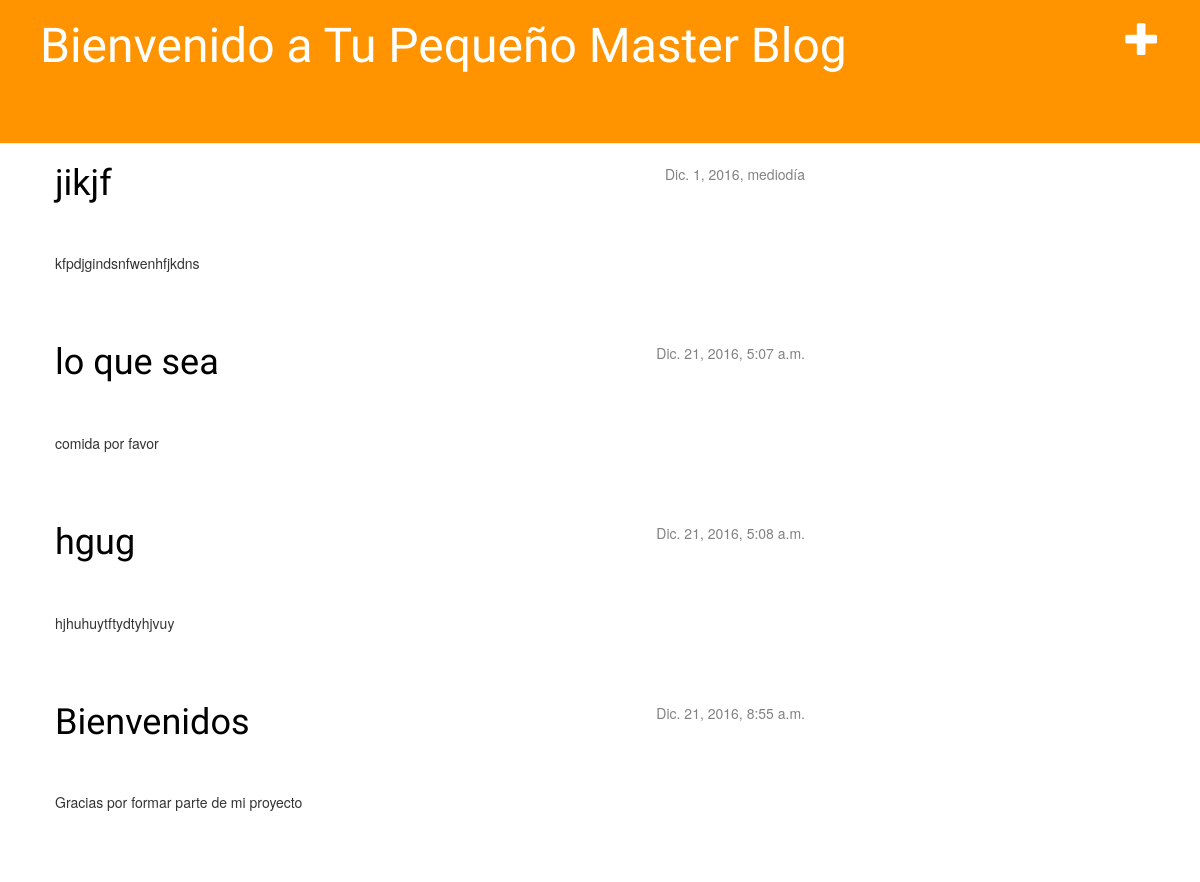
Before: / with the older database file.
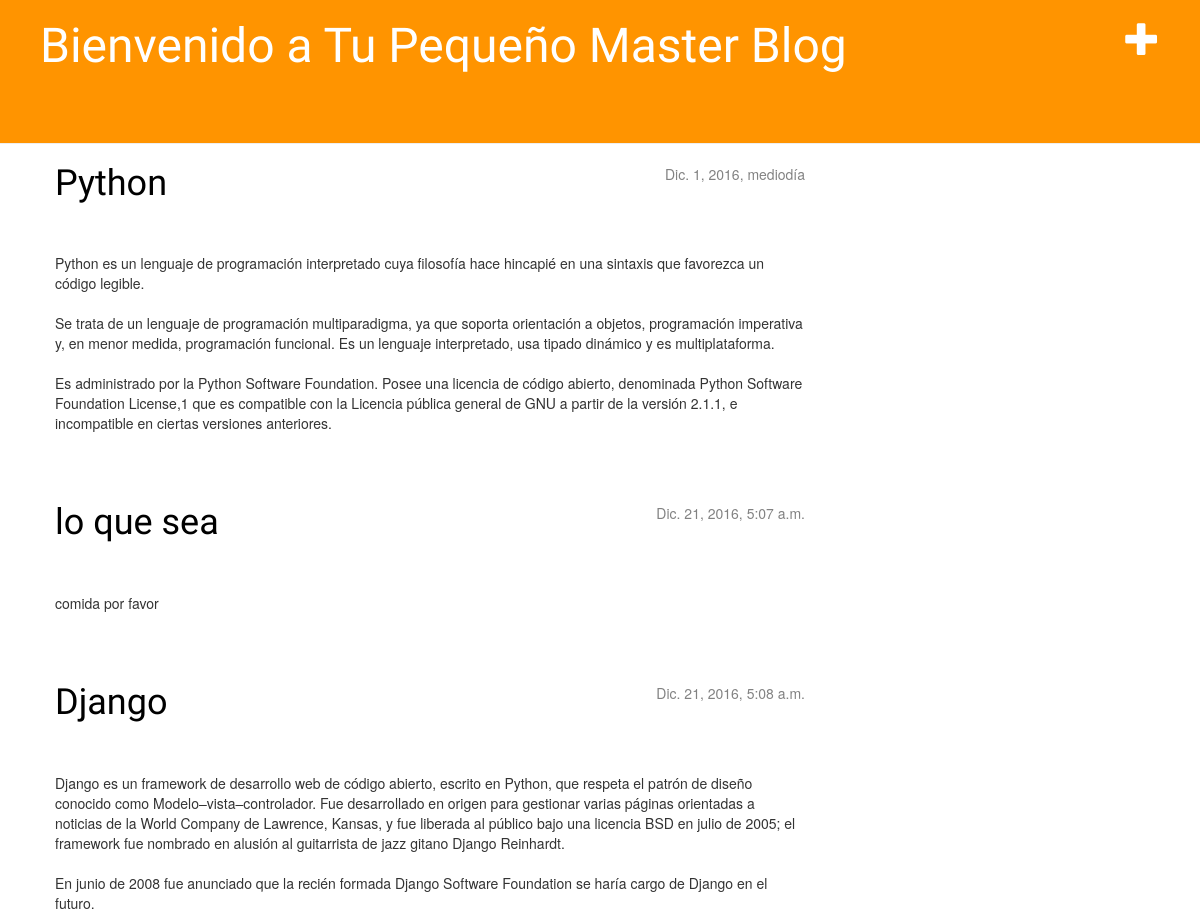
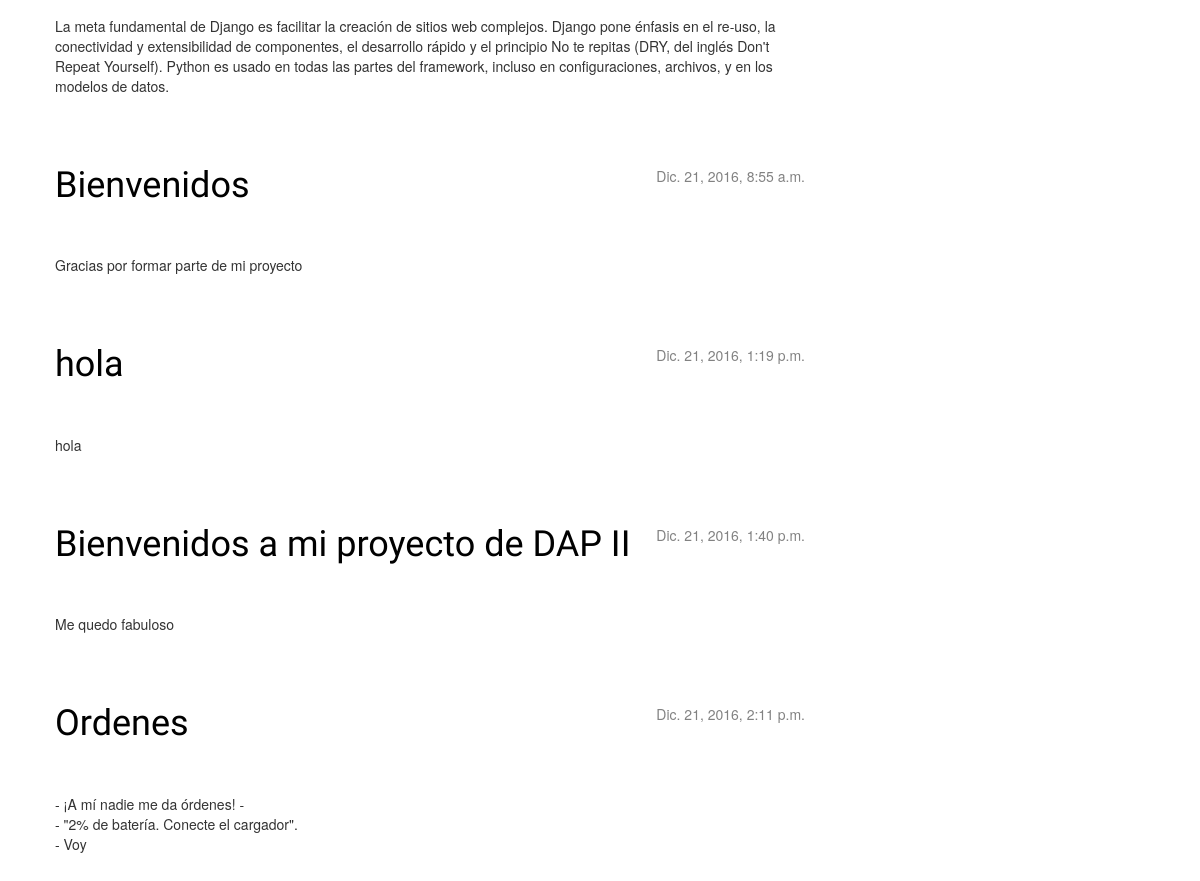
After: the same page with the newer database file (2 pictures, top to bottom).
### blog/models.py (models this page shows, shortened)
class Post(models.Model):
        author = models.ForeignKey('auth.User')
        title = models.CharField(max_length=200)
        text = models.TextField()
        created_date = models.DateTimeField(
                default=timezone.now)
        published_date = models.DateTimeField(
                blank=True, null=True)

### blog/views.py (the view)
# urls.py: url(r'^$', views.post_list),
def post_list(request):
    posts = Post.objects.filter(published_date__lte=timezone.now()).order_by('published_date')
    return render(request, 'blog/post_list.html', {'posts': posts})

### blog/templates/blog/post_list.html
{% extends 'blog/base.html' %}
{% block content %}
    {% for post in posts %}
        <div class="post">
            <div class="date">
                {{ post.published_date }}
            </div>
            <h1><a href="{% url 'blog.views.post_detail' pk=post.pk %}">{{ post.title }}</a></h1>
            <p>{{ post.text|linebreaksbr }}</p>
        </div>
    {% endfor %}
{% endblock content %}

### blog/templates/blog/base.html (shortened to what this page needs)
{% load staticfiles %}
<html>
    <head>
        <link rel="stylesheet" href="//maxcdn.bootstrapcdn.com/bootstrap/3.2.0/css/bootstrap.min.css">
        <link rel="stylesheet" href="//maxcdn.bootstrapcdn.com/bootstrap/3.2.0/css/bootstrap-theme.min.css">
        <link rel="stylesheet" href="{% static 'css/blog.css' %}">
    </head>
    <body>
        <div class="page-header">
            <a href="{% url 'blog.views.post_new' %}" class="top-menu"><span class="glyphicon glyphicon-plus"></span></a>
            <h1><a href="/">Bienvenido a Tu Pequeño Master Blog</a></h1>
        </div>
        <div class="content container">
            <div class="row">
                <div class="col-md-8">
                {% block content %}
                {% endblock %}
                </div>
            </div>
        </div>
    </body>
</html>

### blog/static/css/blog.css (style rules this page uses)
h1 a { color: #FCA205; }
h1 a { color: #FCA205; font-family: 'Lobster'; }
.page-header { background-color: #ff9400; margin-top: 0; padding: 20px 20px 20px 40px; }
.page-header h1, .page-header h1 a, .page-header h1 a:visited, .page-header h1 a:active { color: #ffffff; font-size: 36pt; text-decoration: none; }
.content { margin-left: 40px; }
h1, h2, h3, h4 { font-family: 'Lobster', cursive; }
.date { float: right; color: #828282; }
.top-menu, .top-menu:hover, .top-menu:visited { color: #ffffff; float: right; font-size: 26pt; margin-right: 20px; }
.post { margin-bottom: 70px; }
.post h1 a, .post h1 a:visited { color: #000000; }
h1 { margin: 0 0 50px 0; }

Changed rows visible on the page:
changed Post: title "jikjf" → "Python"; text "kfpdjgindsnfwenhfjkdns" → "Python es un lenguaje de programación interpretado cuya filosofía hace hincapié en una sintaxis que favorezca un código legible. Se trata de un lenguaje de programación multiparadigma, ya que soporta orientación a objetos, programación imperativa y, en menor medida, programación funcional. Es un lenguaje interpretado, usa tipado dinámico y es multiplataforma. Es administrado por la Python Software Foundation. Posee una licencia de código abierto, denominada Python Software Foundation License,1 que es compatible con la Licencia pública general de GNU a partir de la versión 2.1.1, e incompatible en ciertas versiones anteriores."
changed Post: title "hgug" → "Django"; text "hjhuhuytftydtyhjvuy" → "Django es un framework de desarrollo web de código abierto, escrito en Python, que respeta el patrón de diseño conocido como Modelo–vista–controlador. Fue desarrollado en origen para gestionar varias páginas orientadas a noticias de la World Company de Lawrence, Kansas, y fue liberada al público bajo una licencia BSD en julio de 2005; el framework fue nombrado en alusión al guitarrista de jazz gitano Django Reinhardt. En junio de 2008 fue anunciado que la recién formada Django Software Foundation se haría cargo de Django en el futuro. La meta fundamental de Django es facilitar la creación de sitios web complejos. Django pone énfasis en el re-uso, la conectividad y extensibilidad de…"
added Post: published_date "Dic. 21, 2016, 1:19 p.m.", title "hola", text "hola"
added Post: published_date "Dic. 21, 2016, 1:40 p.m.", title "Bienvenidos a mi proyecto de DAP II", text "Me quedo fabuloso"
added Post: published_date "Dic. 21, 2016, 2:11 p.m.", title "Ordenes", text "- ¡A mí nadie me da órdenes! - - \"2% de batería. Conecte el cargador\". - Voy"
